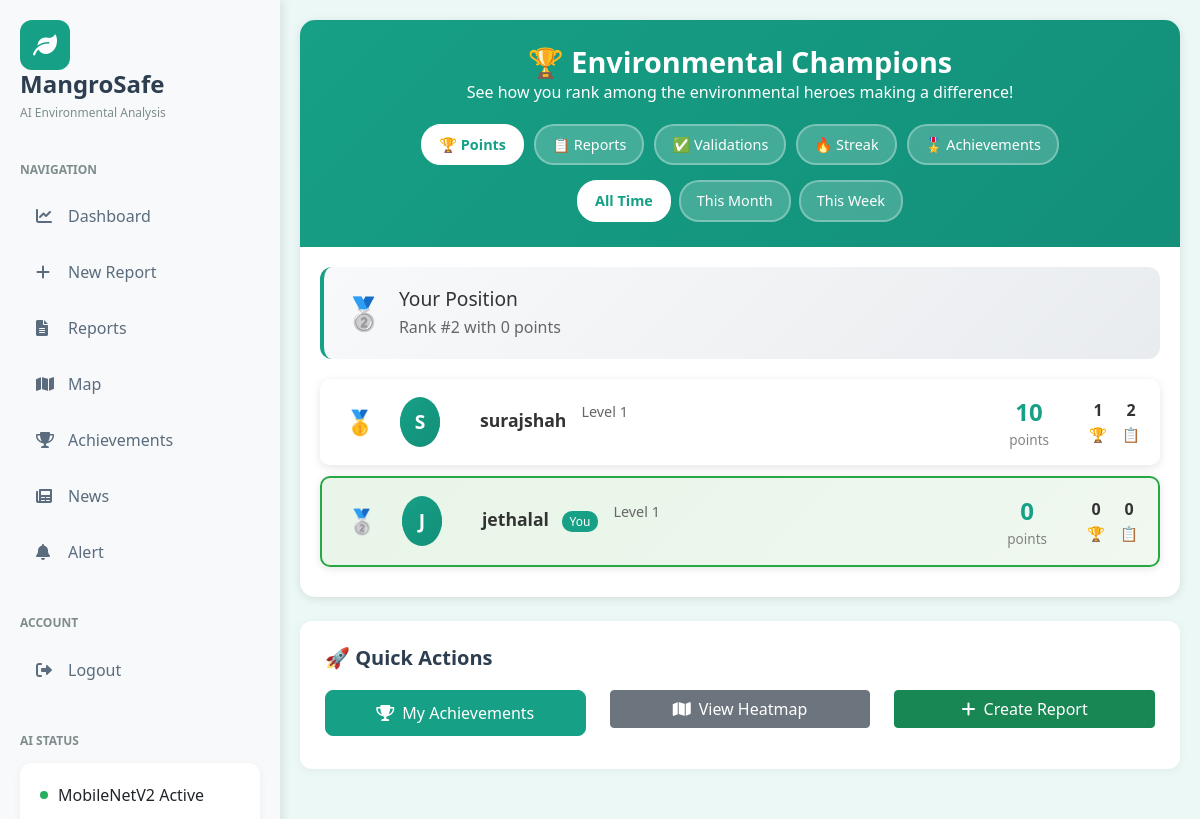
The app's page /achievements/leaderboard/ (signed in) with its own data.
### achievements/models.py (models this page shows, shortened)
class UserStats(models.Model):
    user = models.OneToOneField(User, on_delete=models.CASCADE, related_name='stats')
    reports_created = models.IntegerField(default=0)
    reports_validated = models.IntegerField(default=0)
    high_severity_found = models.IntegerField(default=0)
    map_views = models.IntegerField(default=0)
    streak_current = models.IntegerField(default=0)
    streak_best = models.IntegerField(default=0)
    last_activity = models.DateTimeField(auto_now=True)
    validation_accuracy = models.FloatField(default=0.0, validators=[MinValueValidator(0), MaxValueValidator(100)])
    locations_reported = models.JSONField(default=list, help_text="List of unique location coordinates")
    report_types_used = models.JSONField(default=list, help_text="List of report types used")
    total_points = models.IntegerField(default=0)
    achievements_unlocked = models.IntegerField(default=0)
    level = models.IntegerField(default=1)
    helpful_validations = models.IntegerField(default=0)
    community_contributions = models.IntegerField(default=0)

### achievements/views.py (the view)
# urls.py: path('leaderboard/', views.leaderboard, name='achievements_leaderboard'),
@login_required
def leaderboard(request):
    leaderboard_type = request.GET.get('type', 'points')
    period = request.GET.get('period', 'all')  # all, month, week
    now = timezone.now()
    if period == 'week':
        start_date = now - timedelta(days=7)
    elif period == 'month':
        start_date = now - timedelta(days=30)
    else:
        start_date = None
    if leaderboard_type == 'points':
        query = UserStats.objects.all().order_by('-total_points')
    elif leaderboard_type == 'reports':
        query = UserStats.objects.all().order_by('-reports_created')
    elif leaderboard_type == 'validations':
        query = UserStats.objects.all().order_by('-reports_validated')
    elif leaderboard_type == 'streak':
        query = UserStats.objects.all().order_by('-streak_best')
    elif leaderboard_type == 'achievements':
        query = UserStats.objects.all().order_by('-achievements_unlocked')
    else:
        query = UserStats.objects.all().order_by('-total_points')
    if start_date and leaderboard_type in ['points', 'reports', 'validations']:
        pass
    paginator = Paginator(query, 50)
    page_number = request.GET.get('page')
    page_obj = paginator.get_page(page_number)
    try:
        user_stats = UserStats.objects.get(user=request.user)
        if leaderboard_type == 'points':
            user_rank = UserStats.objects.filter(total_points__gt=user_stats.total_points).count() + 1
            user_score = user_stats.total_points
        elif leaderboard_type == 'reports':
            user_rank = UserStats.objects.filter(reports_created__gt=user_stats.reports_created).count() + 1
            user_score = user_stats.reports_created
        elif leaderboard_type == 'validations':
            user_rank = UserStats.objects.filter(reports_validated__gt=user_stats.reports_validated).count() + 1
            user_score = user_stats.reports_validated
        elif leaderboard_type == 'streak':
            user_rank = UserStats.objects.filter(streak_best__gt=user_stats.streak_best).count() + 1
            user_score = user_stats.streak_best
        elif leaderboard_type == 'achievements':
            user_rank = UserStats.objects.filter(achievements_unlocked__gt=user_stats.achievements_unlocked).count() + 1
            user_score = user_stats.achievements_unlocked
        else:
            user_rank = 0
            user_score = 0
    except UserStats.DoesNotExist:
        user_rank = 0
        user_score = 0
    context = {
        'leaderboard_entries': page_obj,
        'leaderboard_type': leaderboard_type,
        'period': period,
        'user_rank': user_rank,
        'user_score': user_score,
        'page_title': 'Leaderboard'
    }
    return render(request, 'achievements/leaderboard.html', context)

### achievements/templates/achievements/leaderboard.html (shortened to what this page needs)
{% extends 'dashboard/base.html' %}
{% load static %}
{% block extra_css %}
    <link rel="stylesheet" href="{% static 'achievements/css/achievements.css' %}" />
{% endblock %}
{% block content %}
    <div class="achievements-content">
        <div class="leaderboard-container">
            <div class="leaderboard-header">
                <h2>🏆 Environmental Champions</h2>
                <p>See how you rank among the environmental heroes making a difference!</p>
                <div class="leaderboard-filters">
                    <button class="filter-btn {% if leaderboard_type == 'points' %}active{% endif %}"
                            data-filter="points" onclick="window.location.href='?type=points&period={{ period }}'">
                        🏆 Points
                    </button>
                    <button class="filter-btn {% if leaderboard_type == 'reports' %}active{% endif %}"
                            data-filter="reports" onclick="window.location.href='?type=reports&period={{ period }}'">
                        📋 Reports
                    </button>
                    <button class="filter-btn {% if leaderboard_type == 'validations' %}active{% endif %}"
                            data-filter="validations" onclick="window.location.href='?type=validations&period={{ period }}'">
                        ✅ Validations
                    </button>
                    <button class="filter-btn {% if leaderboard_type == 'streak' %}active{% endif %}"
                            data-filter="streak" onclick="window.location.href='?type=streak&period={{ period }}'">
                        🔥 Streak
                    </button>
                    <button class="filter-btn {% if leaderboard_type == 'achievements' %}active{% endif %}"
                            data-filter="achievements" onclick="window.location.href='?type=achievements&period={{ period }}'">
                        🎖️ Achievements
                    </button>
                </div>
                <div class="period-filters">
                    <button class="period-btn {% if period == 'all' %}active{% endif %}"
                            onclick="window.location.href='?type={{ leaderboard_type }}&period=all'">
                        All Time
                    </button>
                    <button class="period-btn {% if period == 'month' %}active{% endif %}"
                            onclick="window.location.href='?type={{ leaderboard_type }}&period=month'">
                        This Month
                    </button>
                    <button class="period-btn {% if period == 'week' %}active{% endif %}"
                            onclick="window.location.href='?type={{ leaderboard_type }}&period=week'">
                        This Week
                    </button>
                </div>
            </div>
            {% if user_rank > 0 %}
            <div class="user-position">
                <div class="position-card">
                    <div class="position-icon">
                        {% if user_rank == 1 %}🥇
                        {% elif user_rank == 2 %}🥈
                        {% elif user_rank == 3 %}🥉
                        {% else %}🏅{% endif %}
                    </div>
                    <div class="position-info">
                        <h4>Your Position</h4>
                        <p>Rank #{{ user_rank }} with {{ user_score }}
                           {% if leaderboard_type == 'points' %}points
                           {% elif leaderboard_type == 'reports' %}reports
                           {% elif leaderboard_type == 'validations' %}validations
                           {% elif leaderboard_type == 'streak' %}day streak
                           {% else %}achievements{% endif %}
                        </p>
                    </div>
                </div>
            </div>
            {% endif %}
            <div class="leaderboard-list">
                {% if leaderboard_entries %}
                    {% for entry in leaderboard_entries %}
                    <div class="leaderboard-row rank-{{ forloop.counter }} {% if entry.user == request.user %}current-user{% endif %}">
                        <div class="rank-badge">
                            {% if forloop.counter == 1 %}🥇
                            {% elif forloop.counter == 2 %}🥈
                            {% elif forloop.counter == 3 %}🥉
                            {% else %}{{ forloop.counter }}{% endif %}
                        </div>
                        <div class="user-avatar">
                            <div class="avatar-circle">
                                {{ entry.user.username|slice:":1"|upper }}
                            </div>
                        </div>
                        <div class="user-info">
                            <div class="username">
                                {{ entry.user.username }}
                                {% if entry.user == request.user %}
                                    <span class="you-badge">You</span>
                                {% endif %}
                            </div>
                            <div class="user-level">Level {{ entry.level }}</div>
                        </div>
                        <div class="user-stats">
                            <div class="main-stat">
                                {% if leaderboard_type == 'points' %}{{ entry.total_points }}
                                {% elif leaderboard_type == 'reports' %}{{ entry.reports_created }}
                                {% elif leaderboard_type == 'validations' %}{{ entry.reports_validated }}
                                {% elif leaderboard_type == 'streak' %}{{ entry.streak_best }}
                                {% else %}{{ entry.achievements_unlocked }}{% endif %}
                            </div>
                            <div class="stat-label">
                                {% if leaderboard_type == 'points' %}points
                                {% elif leaderboard_type == 'reports' %}reports
                                {% elif leaderboard_type == 'validations' %}validations
                                {% elif leaderboard_type == 'streak' %}day streak
                                {% else %}achievements{% endif %}
                            </div>
                        </div>
                        <div class="additional-stats">
                            <div class="mini-stat">
                                <span class="mini-value">{{ entry.achievements_unlocked }}</span>
                                <span class="mini-label">🏆</span>
                            </div>
                            {% if leaderboard_type != 'reports' %}
                            <div class="mini-stat">
                                <span class="mini-value">{{ entry.reports_created }}</span>
                                <span class="mini-label">📋</span>
                            </div>
                            {% endif %}
                        </div>
                    </div>
                    {% endfor %}
                {% endif %}
            </div>
        </div>
        <div class="content-card mt-4">
            <h5>🚀 Quick Actions</h5>
            <div class="row">
                <div class="col-md-4">
                    <a href="{% url 'achievements_dashboard' %}" class="btn btn-primary w-100 mb-2">
                        <i class="fas fa-trophy me-2"></i>My Achievements
                    </a>
                </div>
                <div class="col-md-4">
                    <a href="{% url 'heatmap' %}" class="btn btn-secondary w-100 mb-2">
                        <i class="fas fa-map me-2"></i>View Heatmap
                    </a>
                </div>
                <div class="col-md-4">
                    <a href="{% url 'new_analysis' %}" class="btn btn-success w-100 mb-2">
                        <i class="fas fa-plus me-2"></i>Create Report
                    </a>
                </div>
            </div>
        </div>
    </div>
{% endblock %}

### achievements/static/achievements/css/achievements.css (style rules this page uses)
:root { --achievement-bronze: #CD7F32; --achievement-silver: #C0C0C0; --achievement-gold: #FFD700; --achievement-platinum: #E5E4E2; --achievement-diamond: #B9F2FF; --achievement-legendary: #FF69B4; --success-color: #28a745; --primary-color: #16a085; --shadow-light: 0 2px 10px rgba(0,0,0,0.1); --shadow-medium: 0 4px 20px rgba(0,0,0,0.15); --transition: all 0.3s ease; }
.user-level { display: flex; align-items: center; gap: 20px; margin-bottom: 20px; }
.stat-label { font-size: 0.9rem; opacity: 0.8; }
.leaderboard-container { background: white; border-radius: 15px; box-shadow: var(--shadow-light); overflow: hidden; }
.leaderboard-header { background: linear-gradient(135deg, var(--primary-color), #138f7a); color: white; padding: 25px 30px; text-align: center; }
.leaderboard-header h2 { margin: 0; font-size: 1.8rem; font-weight: 700; }
.leaderboard-filters { display: flex; gap: 15px; margin-top: 15px; justify-content: center; flex-wrap: wrap; }
.filter-btn { background: rgba(255,255,255,0.2); border: 1px solid rgba(255,255,255,0.3); color: white; padding: 8px 15px; border-radius: 20px; cursor: pointer; transition: var(--transition); font-size: 0.9rem; }
.filter-btn:hover, .filter-btn.active { background: rgba(255,255,255,0.3); border-color: rgba(255,255,255,0.5); }
.leaderboard-row { display: flex; align-items: center; padding: 20px 30px; border-bottom: 1px solid #f0f0f0; transition: var(--transition); }
.rank-1 { color: var(--achievement-gold); }
.rank-2 { color: var(--achievement-silver); }
.user-info { display: flex; align-items: center; gap: 15px; flex: 1; margin-left: 20px; }
.user-avatar { width: 40px; height: 40px; background: var(--primary-color); border-radius: 50%; display: flex; align-items: center; justify-content: center; color: white; font-weight: bold; font-size: 1.1rem; }

### dashboard/templates/dashboard/base.html (style rules this page uses)
:root { --primary-color: #16a085; --secondary-color: #27ae60; --danger-color: #e74c3c; --warning-color: #f39c12; --info-color: #3498db; --light-bg: #ecf8f5; --sidebar-bg: #f8f9fa; }
body { background-color: var(--light-bg); font-family: 'Segoe UI', Tahoma, Geneva, Verdana, sans-serif; }
.content-card { background: white; border-radius: 12px; padding: 25px; box-shadow: 0 2px 10px rgba(0, 0, 0, 0.05); margin-bottom: 30px; }
.content-card h5 { margin-bottom: 20px; color: #2c3e50; font-weight: 600; }
.btn-primary { background-color: var(--primary-color); border-color: var(--primary-color); border-radius: 8px; padding: 10px 20px; font-weight: 500; }

### records on screen
UserStats: user.username "S", user.username "surajshah", level "1", total_points "10", achievements_unlocked "1", reports_created "2"
UserStats: user.username "J", user.username "jethalal", shows "You", level "1", total_points "0", achievements_unlocked "0", reports_created "0"

### other values on screen
{{ user_rank }} "2"
{{ user_score }} "0"
